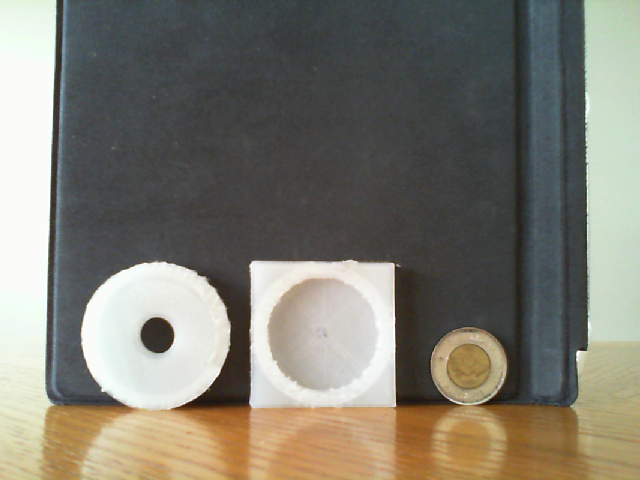
#> input picture cam-cap.png, 640 x 480 px
$ python boundaryDet.py --image cam-cap.png --width 1.0   (older library calls are emulated)
#> lines starting #> are read from the running program, lines starting #| are printed output that depends on the picture; after the words box and inside, x2 and y2 are one past the last pixel; in counts of white or black regions, pixels touching at a corner belong together
#! usr/bin/env python2.7
_author_ = "Matthew Zheng"
_purpose_ = "Identify the boundaries on an object"

#imports
import sys
import cv2
import imutils
import numpy as nmp
from scipy.spatial import distance as dist
from imutils import perspective
from imutils import contours
import argparse

def midpoint(pointA, pointB):
    return((pointA[0] + pointB[0]) * 0.5, (pointA[1] + pointB[1]) * 0.5)
def parser():
    ap = argparse.ArgumentParser()
    ap.add_argument("-i", "--image", required = True, help="add path to image")
    ap.add_argument("-w", "--width", required = True, type=float, help="width of known object (mm).")
    return(vars(ap.parse_args()))

def main():
    #parse incoming
    args = parser()

    #setup cam+settings (for image)
    img = cv2.imread(args["image"])
#> img is the input picture: shape (480, 640, 3); mean B, G, R 112.6, 123.4, 126.2
    gray = cv2.cvtColor(img, cv2.COLOR_BGR2GRAY)
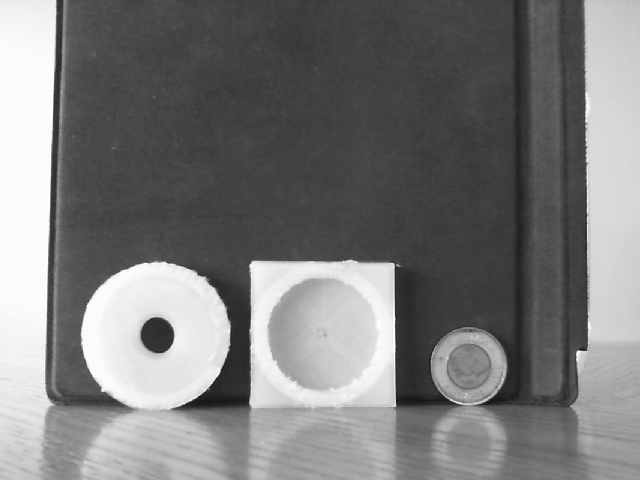
#> gray: shape (480, 640); min 15, max 255, mean 123
    gray = cv2.GaussianBlur(gray, (5,5), 0)

    #edge detection
    edges = cv2.Canny(gray, 50, 100)
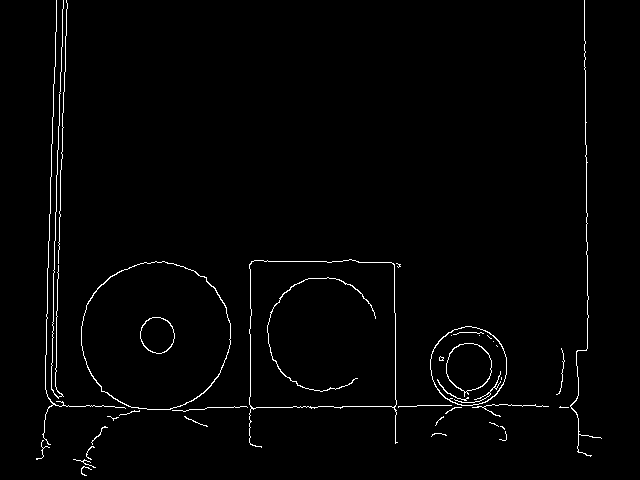
#> edges: shape (480, 640); 1.6% white in thin lines or dots, all inside (x1, y1, x2, y2) = (36, 0, 602, 476)
    edges = cv2.dilate(edges, None, iterations = 1)
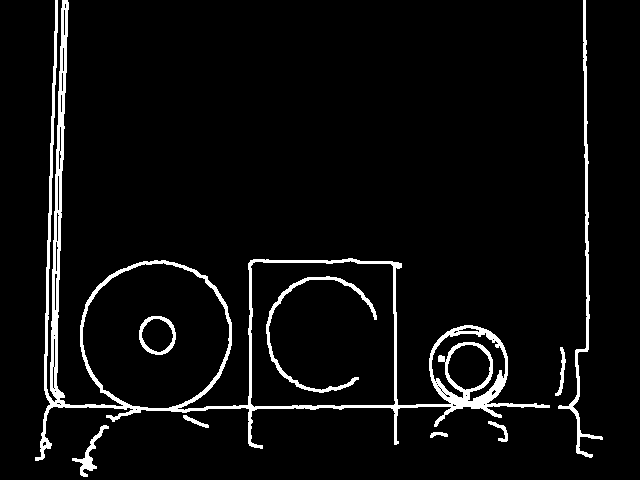
#> edges: shape (480, 640); 5% white; 9 white regions, largest, box (x1, y1, x2, y2) and area: (35, 0, 550, 461) 11434, (558, 0, 603, 458) 1667, (266, 276, 377, 393) 1083
    edges = cv2.erode(edges, None, iterations = 1)
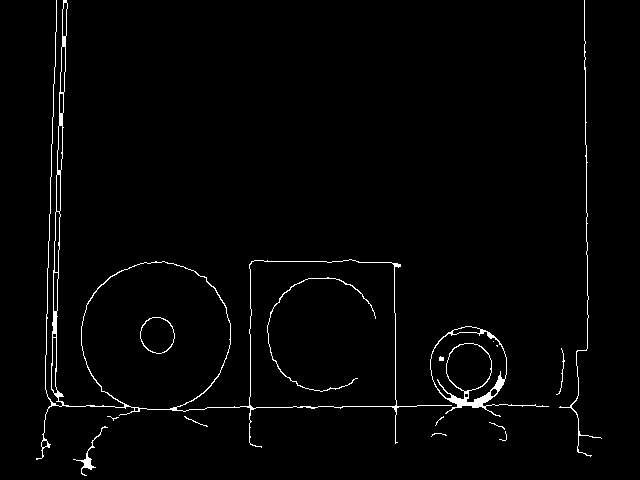
#> edges: shape (480, 640); 1.8% white in thin lines or dots, all inside (x1, y1, x2, y2) = (36, 0, 602, 476)

    #find contours
    cntrs = cv2.findContours(edges.copy(), cv2.RETR_EXTERNAL, cv2.CHAIN_APPROX_SIMPLE)
#> cntrs = 11 contours, 7 with area under 20; largest, box (x1, y1, x2, y2) and area: (36, 0, 452, 460) 40284, (430, 326, 549, 417) 4818, (73, 426, 108, 476) 100, (559, 0, 602, 457) 43
    cntrs = cntrs[0] if imutils.is_cv2() else cntrs[1]

    #sort contours
    (cntrs, _) = contours.sort_contours(cntrs)
    pPerM = None

    for num in cntrs:
        if cv2.contourArea(num) < 50:
            continue

        original = img.copy()
        #compute bounding box
        box = cv2.minAreaRect(num)
        box = cv2.cv.BoxPoints(box) if imutils.is_cv2() else cv2.boxPoints(box)
        box = nmp.array(box, dtype="int")

        #order points
        box = perspective.order_points(box)
        cv2.drawContours(original, [box.astype("int")], -1, (0, 255, 0), 2)

        #loop over and draw points
        for (x,y) in box:
            cv2.circle(original, (int(x), int(y)), 5, (0, 0, 255) , -1)

        (topL, topR, botL, botR) = box
        #find midpoints
        (topLtopRX, topLtopRY) = midpoint(topL, topR)
        (botLbotRX, botLbotRY) = midpoint(botL, botR)
        (topLbotLX, topLbotLY) = midpoint(topL, botL)
        (topRbotRX, topRbotRY) = midpoint(topR, botR)

        #draw out
        cv2.circle(original, (int(topLtopRX), int(topLtopRY)), 5, (255, 0, 0), -1)
        cv2.circle(original, (int(botLbotRX), int(botLbotRY)), 5, (255, 0, 0), -1)
        cv2.circle(original, (int(topLbotLX), int(topLbotLY)), 5, (255, 0, 0), -1)
        cv2.circle(original, (int(topRbotRX), int(topRbotRY)), 5, (255, 0, 0), -1)

        #draw out lines between midpoints
        cv2.line(original, (int(topLtopRX), int(topLtopRY)), (int(botLbotRX), int(botLbotRY)),
		(255, 0, 255), 2)
        cv2.line(original, (int(topLbotLX), int(topLbotLY)), (int(topRbotRX), int(topRbotRY)),
		(255, 0, 255), 2)

        dHeightE = dist.euclidean((topLtopRX, topLtopRY), (botLbotRX, botLbotRY))
        dWidthE = dist.euclidean((topLbotLX, topLbotLY), (topRbotRX, topRbotRY))

        if pPerM == None:
            pPerM = dWidthE/args["width"]

        #compute size
        distHeight = dHeightE / pPerM
        distWidth = dWidthE / pPerM

        #draw labels on image
        cv2.putText(original, "{:.2f}mm".format(distHeight), (int(topLtopRX - 15), int(topLtopRY - 10)), cv2.FONT_HERSHEY_SIMPLEX, 0.65, (255,255,255) , 2)
        cv2.putText(original, "{:.2f}mm".format(distWidth), (int(topRbotRX - 15), int(topRbotRY - 10)), cv2.FONT_HERSHEY_SIMPLEX, 0.65, (255,255,255) , 2)

        cv2.imshow("Image", original)
        #exit script with 'e'
        cv2.waitKey(0)
#> this loop made 11 passes
#> (topL, topR, botL, botR, topLtopRX, topLtopRY, botLbotRX, botLbotRY) on pass 1: ([56, 0], [467, 17], [447, 476], [35, 458], 261.5, 8.5, 241, 467)
#> (topL, topR, botL, botR, topLtopRX, topLtopRY, botLbotRX, botLbotRY) on passes 2, 5: ([69, 462], [104, 424], [120, 439], [85, 477], 86.5, 443, 102.5, 458), ([422, 334], [528, 312], [548, 406], [442, 428], 475, 323, 495, 417)
#> pass 1, in main, `cv2.imshow("Image", original)`:
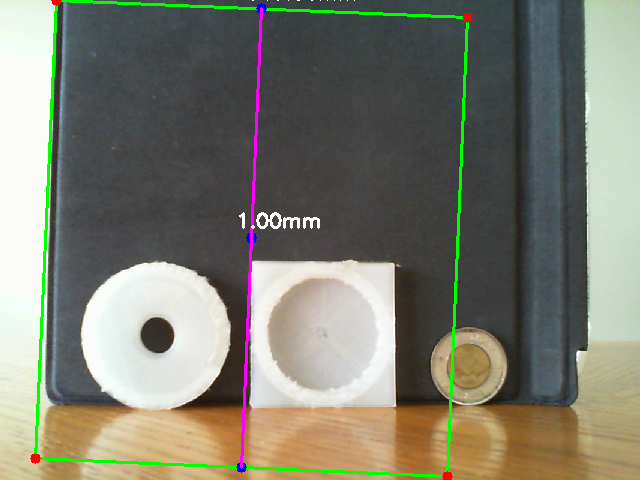
#> window 'Image': shape (480, 640, 3); mean B, G, R 111.8, 125.1, 124.9
#> pass 2, in main, `cv2.imshow("Image", original)`:
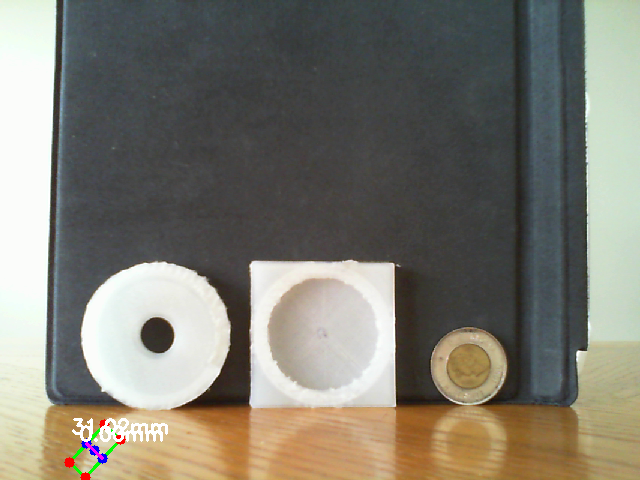
#> window 'Image': shape (480, 640, 3); mean B, G, R 112.9, 123.4, 126.2
#> after the loop, pPerM = 0.707


if __name__ == "__main__":
    main()
